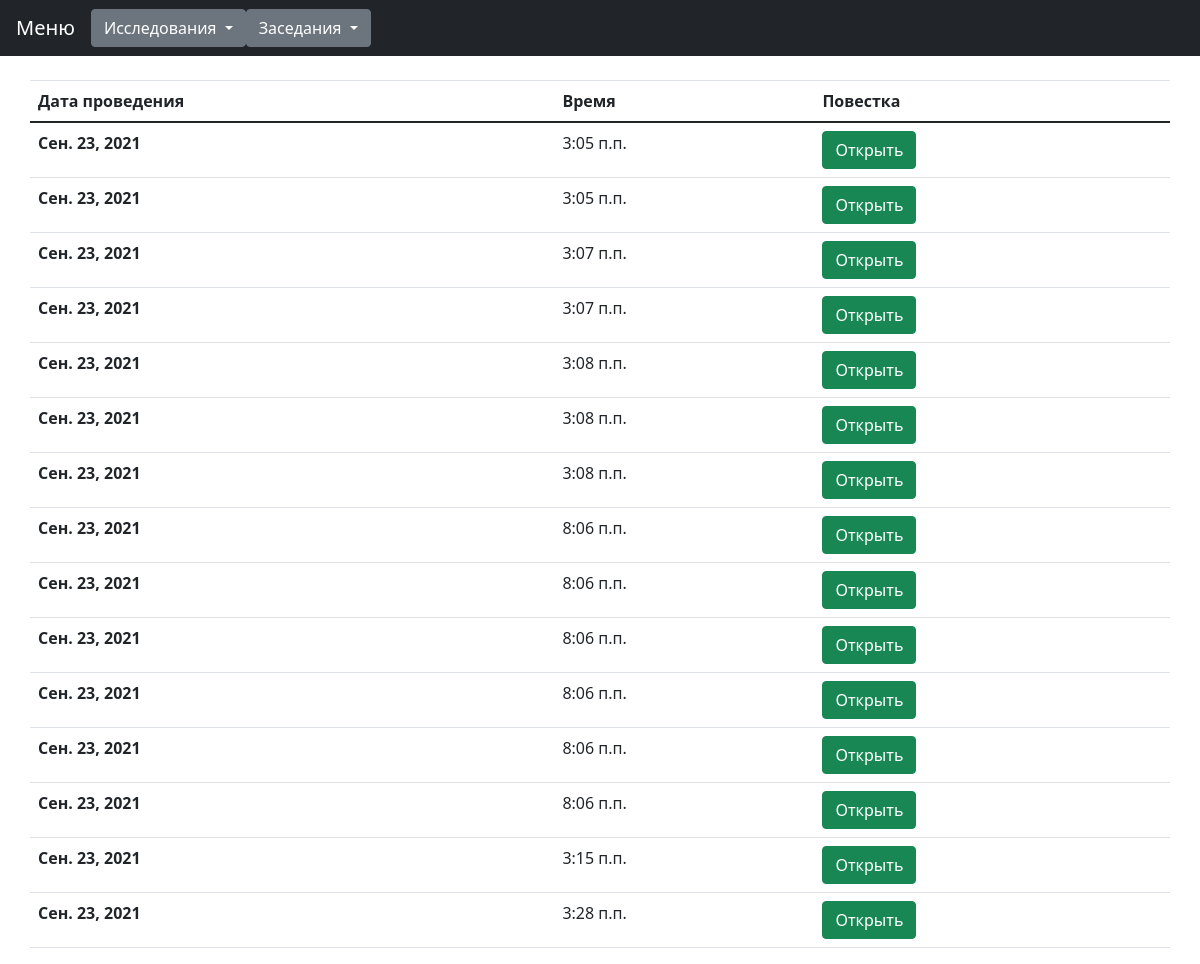
/meeting/meetingList, run on an earlier commit of the app's database.
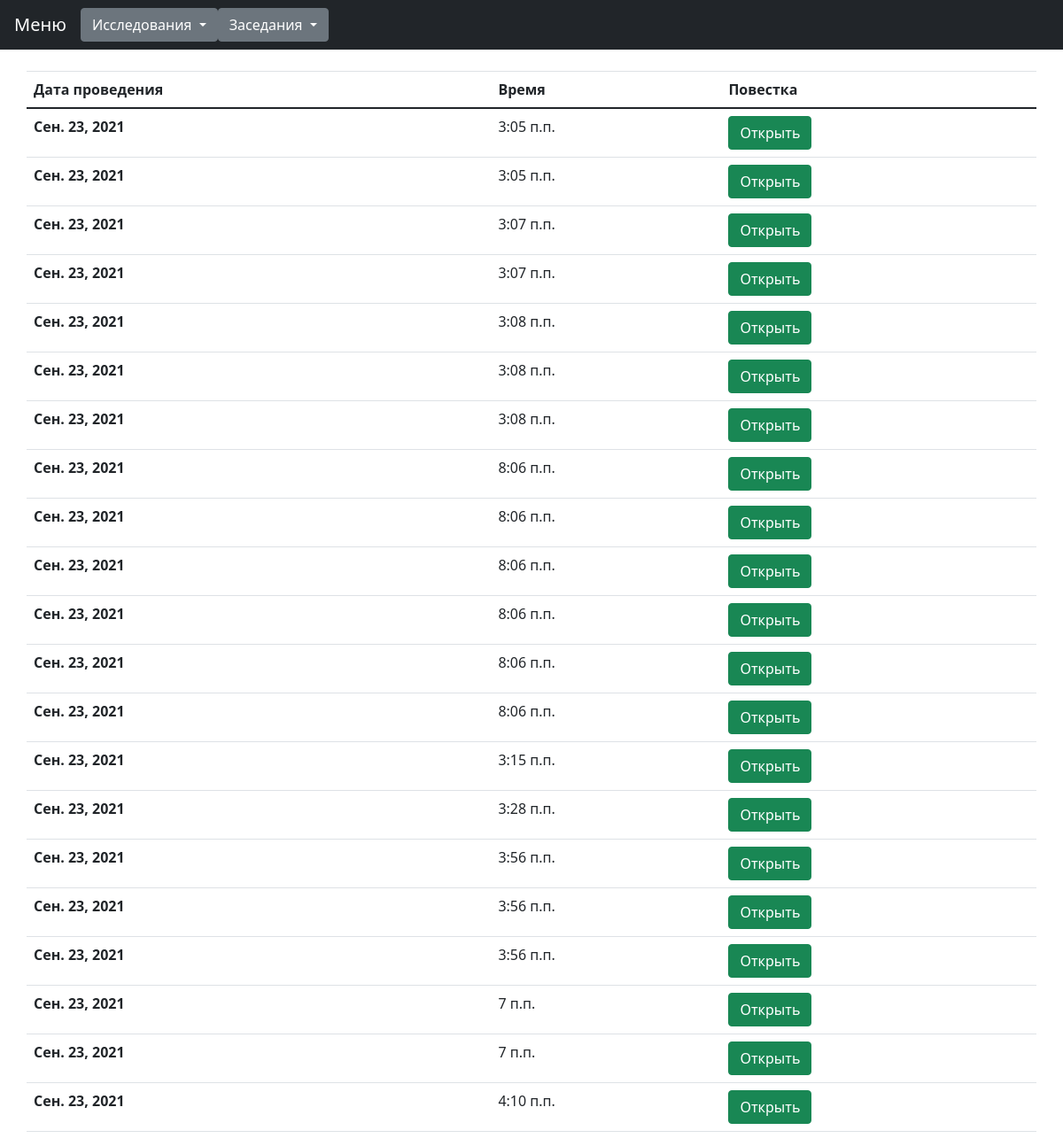
And on a later commit of the database.
### meetingManager/models.py (models this page shows)
class Meeting(models.Model):
	date = models.DateField("Дата заседания", auto_now_add=True, null=True, blank=True)
	time = models.TimeField("Время заседания")
	subpoena = models.CharField("Повестка", max_length=1000)

### meetingManager/views.py (the view)
# urls.py: path("meetingList", views.MeetingList.as_view(), name="meetingList"),
class MeetingList(Meeting):
	def get(self, request):
		meetingList = Meeting.getMeetingList()
		return render(request, "meetingList.html", {
			"meetingList": meetingList,
		})

### meetingManager/views.py (called while the page is built)
	def getMeetingList():
		return MeetingModel.objects.all()

### meetingManager/templates/meetingList.html (shortened to what this page needs)
{% extends "base.html" %}
{% block content %}
<table class="table">
  <thead>
    <tr>
      <th scope="col">Дата проведения</th>
      <th scope="col">Время</th>
      <th scope="col">Повестка</th>
    </tr>
  </thead>
  <tbody>
    {% for meeting in meetingList %}
      <tr>
        <th scope="row">{{ meeting.date }}</th>
        <td>{{ meeting.time }}</td>
        <td><a class="btn btn-success" href="../media/{{ meeting.subpoena }}" target="_blank">Открыть</a></td>
        </tr>
    {% endfor %}
  </tbody>
</table>
{% endblock %}

### templates/base.html (shortened to what this page needs)
{% load static %}
<!DOCTYPE html>
<html lang="ru">
<head>
    <link rel="stylesheet" href="https://stackpath.bootstrapcdn.com/bootstrap/4.1.3/css/bootstrap.min.css">
    <link rel="stylesheet" href="https://cdn.jsdelivr.net/npm/bootstrap@5.0.1/dist/css/bootstrap.min.css">
    <link rel="stylesheet" href="https://cdn.jsdelivr.net/npm/bootstrap-icons@1.5.0/font/bootstrap-icons.min.css">
    <link rel="stylesheet" href="https://cdnjs.cloudflare.com/ajax/libs/font-awesome/5.13.0/css/all.min.css" />
    <link href="https://cdn.jsdelivr.net/gh/kartik-v/bootstrap-fileinput@5.2.3/css/fileinput.min.css" media="all" rel="stylesheet" type="text/css" />
    <link rel="stylesheet" href="https://code.jquery.com/ui/1.12.1/themes/base/jquery-ui.css" />
    <link rel="stylesheet" type="text/css" href="{% static 'css/selectize.css' %}">
    <link rel="stylesheet" type="text/css" href="{% static 'css/style.css' %}">
</head>
<body>
    {% block nav %}
        {% include 'inc/_nav.html' %}
    {% endblock %}
<div class="container">
    <div class="row ">
        {% block content %}
        {% endblock %}
    </div>
</div>
</body>
</html>

### templates/inc/_nav.html (shortened to what this page needs)
<nav class="navbar navbar-dark bg-dark">
  <div class='form-inline'>
  <a class="navbar-brand"  href="{% url 'index' %}">Меню</a>
    <div class="dropdown">
      <button class="btn btn-secondary dropdown-toggle" type="button" id="dropdownMenuButton" data-toggle="dropdown" aria-haspopup="true" aria-expanded="false">
        Исследования
      </button>
    </div>
    <div class="dropdown">
      <button class="btn btn-secondary dropdown-toggle" type="button" id="dropdownMenuButton" data-toggle="dropdown" aria-haspopup="true" aria-expanded="false">
        Заседания
      </button>
    </div>
  </div>
</nav> <br>

What changed in the data, as far as the page shows it:
added Meeting: date "Сен. 23, 2021", time "3:56 п.п."
added Meeting: date "Сен. 23, 2021", time "3:56 п.п."
added Meeting: date "Сен. 23, 2021", time "3:56 п.п."
added Meeting: date "Сен. 23, 2021", time "7 п.п."
added Meeting: date "Сен. 23, 2021", time "7 п.п."
added Meeting: date "Сен. 23, 2021", time "4:10 п.п."
